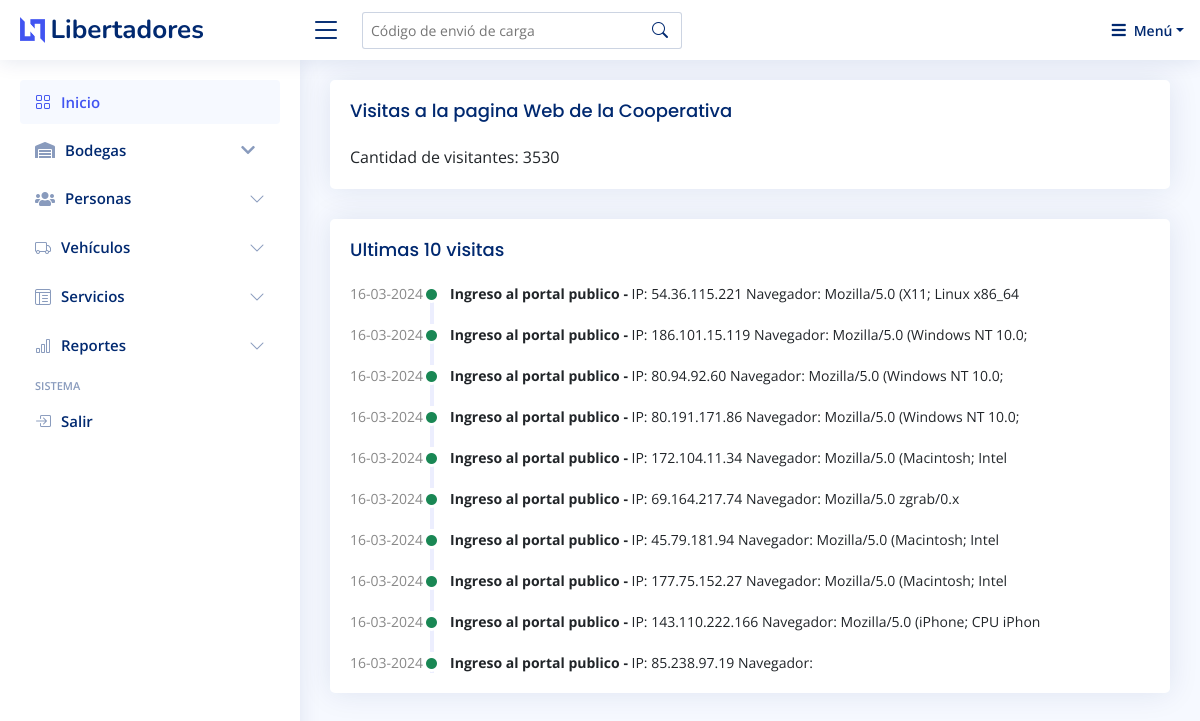
The app's page /app/?p=contador_visitas (signed in) with its own data.
### tables this page shows
CREATE TABLE `logs` (
  `id` int(11) NOT NULL,
  `fecha` varchar(16) NOT NULL,
  `evento` varchar(250) NOT NULL,
  `detalle` varchar(250) NOT NULL
);

### app/contador_visitas.php (the view, shortened to what this page needs)
<main id="main" class="main">
<div class="pagetitle">
    <section class="section dashboard">
      <div class="row">
        <div class="col-lg-12">
          <div class="row">
<div class="col-lg-12">
  <div class="card">
  <div class="card-body">
              <h5 class="card-title">Visitas a la pagina Web de la Cooperativa</h5>
              <p class="card-text">
          <?php
          include_once  'conexion.php';
          $tipo_evento = "Ingreso al portal publico";
          $consulta = $pdo->prepare("SELECT COUNT(*) as count FROM logs WHERE evento = :tipo_evento");
          $consulta->bindParam(':tipo_evento', $tipo_evento);
          $consulta->execute();
          $resultado = $consulta->fetch(PDO::FETCH_ASSOC);
          $cantidadIngresosFallidos = $resultado['count'];
          echo "Cantidad de visitantes: " . $cantidadIngresosFallidos;
          ?>
              </p>
  </div>
</div>
<div class="card">
<?php
include_once  'conexion.php';
$tipo_evento = "Ingreso al portal publico";
$consulta = $pdo->prepare("SELECT fecha, evento, detalle FROM logs WHERE evento = :tipo_evento ORDER BY id DESC LIMIT 10");
$consulta->bindParam(':tipo_evento', $tipo_evento);
$consulta->execute();
$logs = $consulta->fetchAll(PDO::FETCH_ASSOC);
?>
            <div class="card-body">
              <h5 class="card-title">Ultimas 10 visitas</h5>
              <?php foreach($logs as $log): ?>
              <div class="activity">
                <div class="activity-item d-flex">
                  <div class="activite-label"><?php echo $log['fecha']; ?></div>
                  <i class='bi bi-circle-fill activity-badge text-success align-self-start'></i>
                  <div class="activity-content">
                  <a href="#" class="fw-bold text-dark"> <?php echo $log['evento']; ?> - </a> <?php echo $log['detalle']; ?>
                  </div>
                </div>
                <?php endforeach; ?>
              </div>
            </div>
          </div>
          </div>
        </div>
      </div>
    </section>
  </main>

### app/assets/css/style.css (style rules this page uses)
:root { scroll-behavior: smooth; }
body { font-family: "Open Sans", sans-serif; background: #f6f9ff; color: #444444; }
a { color: #4154f1; text-decoration: none; }
h1, h2, h3, h4, h5, h6 { font-family: "Nunito", sans-serif; }
#main { margin-top: 60px; padding: 20px 30px; transition: all 0.3s; }
.pagetitle { margin-bottom: 10px; }
.card { margin-bottom: 30px; border: none; border-radius: 5px; box-shadow: 0px 0 30px rgba(1, 41, 112, 0.1); }
.card-title { padding: 20px 0 15px 0; font-size: 18px; font-weight: 500; color: #012970; font-family: "Poppins", sans-serif; }
.card-body { padding: 0 20px 20px 20px; }
@media (min-width: 1200px) { #main, #footer { margin-left: 300px; } }
.dashboard .activity { font-size: 14px; }
.dashboard .activity .activity-item .activite-label { color: #888; position: relative; flex-shrink: 0; flex-grow: 0; min-width: 64px; }
.dashboard .activity .activity-item .activite-label::before { content: ""; position: absolute; right: -11px; width: 4px; top: 0; bottom: 0; background-color: #eceefe; }
.dashboard .activity .activity-item .activity-badge { margin-top: 3px; z-index: 1; font-size: 11px; line-height: 0; border-radius: 50%; flex-shrink: 0; border: 3px solid #fff; flex-grow: 0; }
.dashboard .activity .activity-item .activity-content { padding-left: 10px; padding-bottom: 20px; }
.dashboard .activity .activity-item:first-child .activite-label::before { top: 5px; }
.dashboard .activity .activity-item:last-child .activity-content { padding-bottom: 0; }

### records on screen
logs: fecha "16-03-2024", evento "Ingreso al portal publico", detalle "IP: 54.36.115.221 Navegador: Mozilla/5.0 (X11; Linux x86_64"
logs: fecha "16-03-2024", evento "Ingreso al portal publico", detalle "IP: 186.101.15.119 Navegador: Mozilla/5.0 (Windows NT 10.0;"
logs: fecha "16-03-2024", evento "Ingreso al portal publico", detalle "IP: 80.94.92.60 Navegador: Mozilla/5.0 (Windows NT 10.0;"
logs: fecha "16-03-2024", evento "Ingreso al portal publico", detalle "IP: 80.191.171.86 Navegador: Mozilla/5.0 (Windows NT 10.0;"
logs: fecha "16-03-2024", evento "Ingreso al portal publico", detalle "IP: 172.104.11.34 Navegador: Mozilla/5.0 (Macintosh; Intel"
logs: fecha "16-03-2024", evento "Ingreso al portal publico", detalle "IP: 69.164.217.74 Navegador: Mozilla/5.0 zgrab/0.x"
logs: fecha "16-03-2024", evento "Ingreso al portal publico", detalle "IP: 45.79.181.94 Navegador: Mozilla/5.0 (Macintosh; Intel"
logs: fecha "16-03-2024", evento "Ingreso al portal publico", detalle "IP: 177.75.152.27 Navegador: Mozilla/5.0 (Macintosh; Intel"
logs: fecha "16-03-2024", evento "Ingreso al portal publico", detalle "IP: 143.110.222.166 Navegador: Mozilla/5.0 (iPhone; CPU iPhon"
logs: fecha "16-03-2024", evento "Ingreso al portal publico", detalle "IP: 85.238.97.19 Navegador:"

### other values on screen
$cantidadIngresosFallidos "3530"
